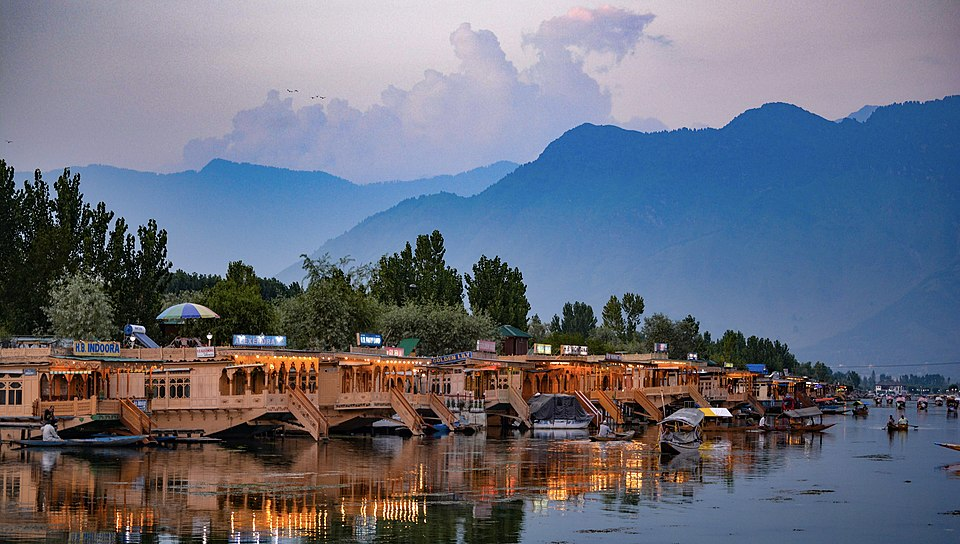
#> input picture 8_Masking_and_Histogram_Computation/2_Histogram/Kashmir.jpg, 960 x 544 px, found by its file name
$ python 1_histogram_for_grayscale.py
#> lines starting #> are read from the running program, lines starting #| are printed output that depends on the picture
import cv2 as cv
import matplotlib.pyplot as plt


img = cv.imread('kashmir.jpg')
#> img is the input picture: shape (544, 960, 3); mean B, G, R 123.6, 109.1, 105.3
cv.imshow('Kashmir', img)

gray_img = cv.cvtColor(img, cv.COLOR_BGR2GRAY)
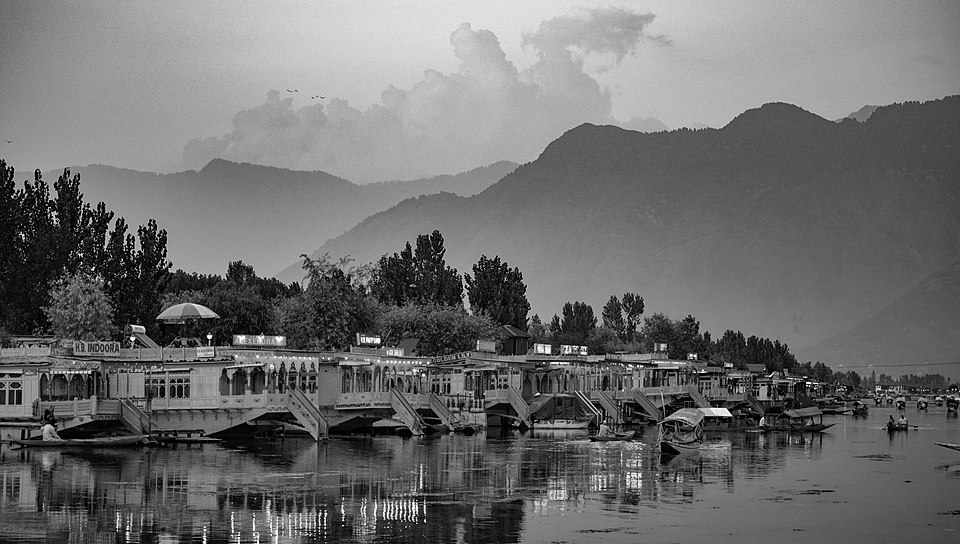
#> gray_img: shape (544, 960); min 0, max 254, mean 109.6
cv.imshow('Gray Image',gray_img)

# grayscale histogram
gray_hist = cv.calcHist([gray_img], [0], None, [256], [0, 256])
#> gray_hist = 256 values, max 4651 at index 92, min 0 at index 255, mean 2040

plt.figure()
plt.title('Grayscale Histogram')
plt.xlabel('Bins')
plt.ylabel('Number of pixels')
plt.plot(gray_hist)
plt.xlim([0, 256])
plt.show()
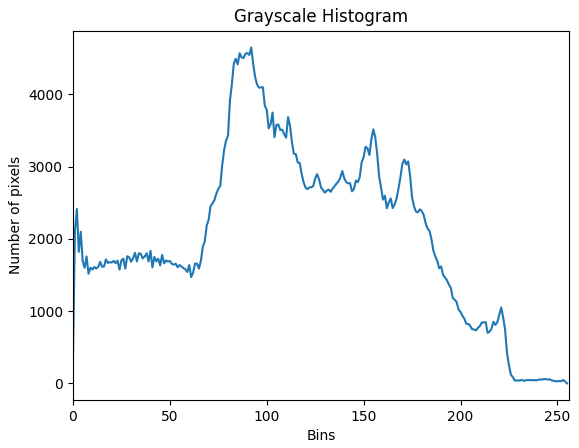
#> figure drawn by matplotlib, 1 panel; curve peaks at x = 92, y = 4651

# cv.waitKey(0)

$ run again, with 8_Masking_and_Histogram_Computation/2_Histogram/cat_large.jpg copied over 8_Masking_and_Histogram_Computation/2_Histogram/Kashmir.jpg
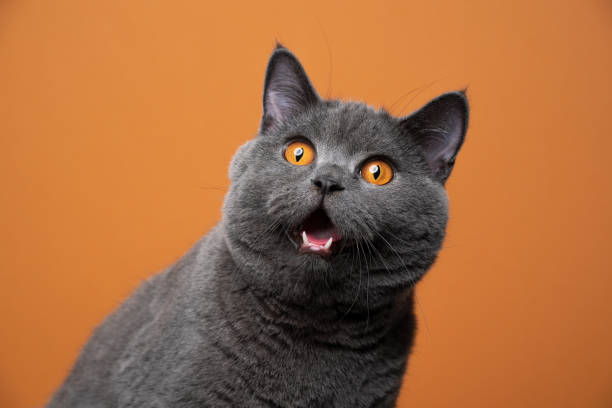
#> input picture 8_Masking_and_Histogram_Computation/2_Histogram/cat_large.jpg, 612 x 408 px, found by its file name
#> img is the input picture: shape (408, 612, 3); mean B, G, R 64.4, 107.4, 166.1
#> `gray_img = cv.cvtColor(img, cv.COLOR_BGR2GRAY)`:
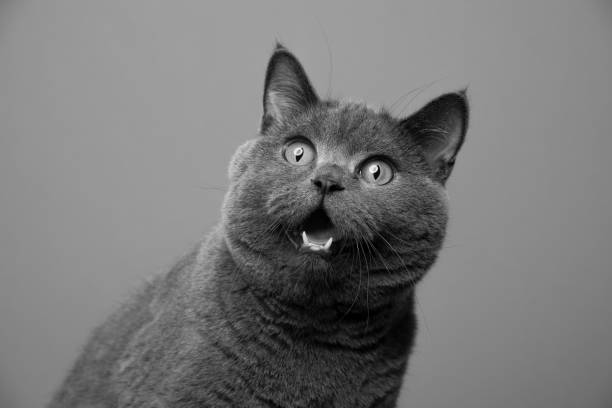
#> gray_img: shape (408, 612); min 0, max 249, mean 120.1
#> gray_hist = 256 values, max 10187 at index 156, min 0 at index 226, mean 975.4
#> `plt.show()`:
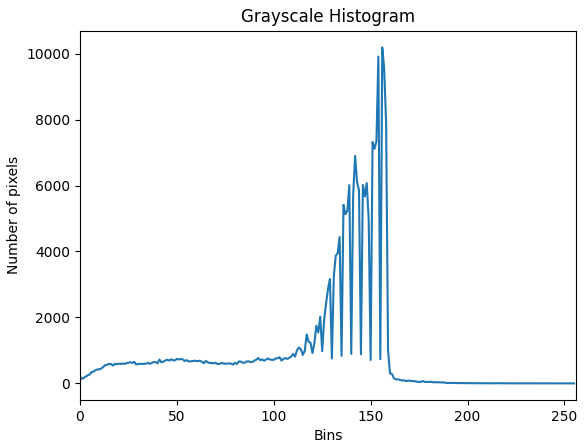
#> figure drawn by matplotlib, 1 panel; curve peaks at x = 156, y = 10187
